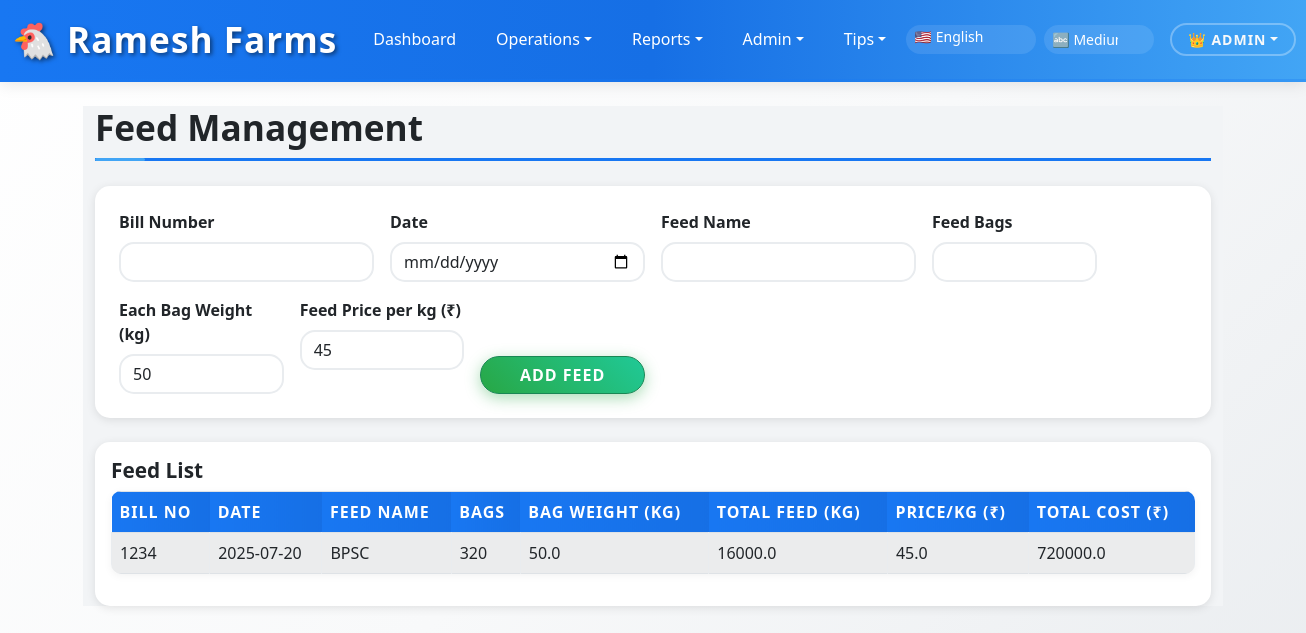
/feed_management (signed in), run on the app's committed database.
### app.py (models this page shows)
class Feed(db.Model):
    id = db.Column(db.Integer, primary_key=True)
    cycle_id = db.Column(db.Integer, nullable=True)  # Allow null for existing data
    bill_number = db.Column(db.String(50))
    date = db.Column(db.String(20))
    feed_name = db.Column(db.String(120))
    feed_bags = db.Column(db.Integer, default=0)
    bag_weight = db.Column(db.Float, default=50.0)
    total_feed_kg = db.Column(db.Float, default=0.0)
    price_per_kg = db.Column(db.Float, default=0.0)
    total_cost = db.Column(db.Float, default=0.0)
    feed_ext1 = db.Column(db.String(500), nullable=True)  # For feed management screen extensions
    feed_ext2 = db.Column(db.String(500), nullable=True)
    feed_ext3 = db.Column(db.Float, nullable=True)
    feed_ext4 = db.Column(db.Float, nullable=True)

### app.py (the view, shortened to what this page needs)
@app.route('/feed_management', methods=['GET', 'POST'])
@login_required
def feed_management():
    cycle = get_active_cycle()
    if not cycle:
        return redirect(url_for('setup'))
    feeds = Feed.query.filter_by(cycle_id=cycle.id).order_by(Feed.date.desc()).all()
    total_cost = sum(f.total_cost for f in feeds)
    return render_template('feed_management.html', feeds=feeds, total_cost=total_cost, cycle=cycle)

### app.py (called while the page is built)
def login_required(f):
    @wraps(f)
    def decorated_function(*args, **kwargs):
        if 'user_id' not in session:
            return redirect(url_for('login'))
        return f(*args, **kwargs)
    return decorated_function

def get_active_cycle():
    return Cycle.query.filter_by(status='active').order_by(Cycle.id.desc()).first()

### templates/feed_management.html (shortened to what this page needs)
{% extends 'base.html' %}
{% block content %}
<h2 data-i18n="feed_management_title">Feed Management</h2>
<div class="card p-4 mb-4">
  <form method="POST" class="row g-3">
    <div class="col-md-3">
      <label for="bill_number" class="form-label" data-i18n="feed_bill_no">Bill Number</label>
      <input id="bill_number" name="bill_number" type="text" class="form-control" required>
    </div>
    <div class="col-md-3">
      <label for="date" class="form-label" data-i18n="feed_date">Date</label>
      <input id="date" name="date" type="date" class="form-control" value="{{ current_date }}" required>
    </div>
    <div class="col-md-3">
      <label for="feed_name" class="form-label" data-i18n="feed_name">Feed Name</label>
      <input id="feed_name" name="feed_name" type="text" class="form-control" required>
    </div>
    <div class="col-md-2">
      <label for="feed_bags" class="form-label" data-i18n="feed_bags">Feed Bags</label>
      <input id="feed_bags" name="feed_bags" type="number" min="1" class="form-control" required>
    </div>
    <div class="col-md-2">
      <label for="bag_weight" class="form-label" data-i18n="feed_bag_weight">Each Bag Weight (kg)</label>
      <input id="bag_weight" name="bag_weight" type="number" step="0.01" class="form-control" value="50" required>
    </div>
    <div class="col-md-2">
      <label for="price_per_kg" class="form-label" data-i18n="feed_price_per_kg">Feed Price per kg (₹)</label>
      <input id="price_per_kg" name="price_per_kg" type="number" step="0.01" class="form-control" value="45" required>
    </div>
    <div class="col-md-2 align-self-end">
      <button type="submit" class="btn btn-success w-100" data-i18n="feed_add_btn">Add Feed</button>
    </div>
  </form>
</div>
<div class="card">
  <div class="card-body">
    <h5 data-i18n="feed_list_header">Feed List</h5>
    <div class="d-none d-md-block">
      <table class="table table-bordered table-striped">
        <thead>
          <tr>
            <th data-i18n="feed_bill_no">Bill No</th>
            <th data-i18n="feed_date">Date</th>
            <th data-i18n="feed_name">Feed Name</th>
            <th data-i18n="feed_bags">Bags</th>
            <th data-i18n="feed_bag_weight">Bag Weight (kg)</th>
            <th data-i18n="feed_total_feed">Total Feed (kg)</th>
            <th data-i18n="feed_price_per_kg">Price/kg (₹)</th>
            <th data-i18n="feed_total_cost">Total Cost (₹)</th>
          </tr>
        </thead>
        <tbody>
          {% for feed in feeds %}
          <tr>
            <td>{{ feed.bill_number }}</td>
            <td>{{ feed.date }}</td>
            <td>{{ feed.feed_name }}</td>
            <td>{{ feed.feed_bags }}</td>
            <td>{{ feed.bag_weight }}</td>
            <td>{{ feed.total_feed_kg }}</td>
            <td>{{ feed.price_per_kg }}</td>
            <td>{{ feed.total_cost }}</td>
          </tr>
          {% endfor %}
        </tbody>
      </table>
    </div>
  </div>
</div>
{% endblock %}

### static/style.css (style rules this page uses)
:root { --fb-blue: #1877f2; --fb-blue-dark: #166fe5; --fb-blue-light: #42a5f5; --fb-light-bg: #f8f9fa; --fb-white: #ffffff; --fb-light-gray: #e9ecef; --fb-text-dark: #212529; --fb-text-muted: #6c757d; --fb-glow: rgba(24, 119, 242, 0.3); --fb-shadow: rgba(24, 119, 242, 0.15); }
body.font-size-medium { font-size: 1rem !important; }
body.font-size-medium h2 { font-size: 2.2rem !important; }
body.font-size-medium h5 { font-size: 1.3rem !important; }
* { box-sizing: border-box; }
body { padding-bottom: 60px; background: linear-gradient(135deg, var(--fb-white) 0%, var(--fb-light-bg) 50%, var(--fb-light-gray) 100%); min-height: 100vh; color: var(--fb-text-dark); font-family: 'Segoe UI', Tahoma, Geneva, Verdana, sans-serif; }
body.lang-en { font-family: 'Segoe UI', Tahoma, Geneva, Verdana, sans-serif; }
.card { border-radius: 15px; background: var(--fb-white); border: 2px solid var(--fb-light-gray); box-shadow: 0 8px 32px rgba(24,119,242,0.1), 0 2px 8px rgba(0,0,0,0.05); transition: all 0.3s ease; position: relative; overflow: hidden; }
.card::before { content: ''; position: absolute; top: 0; left: -100%; width: 100%; height: 100%; background: linear-gradient(90deg, transparent, rgba(24,119,242,0.05), transparent); transition: left 0.5s; }
.card-body, .card .p-3 { position: relative; z-index: 1; }
.form-control, .form-select { background: var(--fb-white); border: 2px solid var(--fb-light-gray); border-radius: 10px; color: var(--fb-text-dark); transition: all 0.3s ease; }
.form-control::placeholder { color: var(--fb-text-muted); }
.form-label { color: var(--fb-text-dark); font-weight: 600; margin-bottom: 8px; }
.btn { border-radius: 25px; font-weight: 600; text-transform: uppercase; letter-spacing: 1px; transition: all 0.3s ease; position: relative; overflow: hidden; }
.btn-success { background: linear-gradient(45deg, #28a745, #20c997); box-shadow: 0 4px 15px rgba(40,167,69,0.4); }
.table { color: var(--fb-text-dark); background: var(--fb-white); border-radius: 10px; overflow: hidden; box-shadow: 0 2px 8px rgba(0,0,0,0.05); }
.table th { background: linear-gradient(90deg, var(--fb-blue), var(--fb-blue-dark)); color: #ffffff; border: none; font-weight: 600; text-transform: uppercase; letter-spacing: 1px; }
.table td { border-color: var(--fb-light-gray); vertical-align: middle; }
.table-striped > tbody > tr:nth-of-type(odd) > td { background-color: var(--fb-light-bg); }
h1, h2, h3, h4, h5, h6 { color: var(--fb-text-dark); font-weight: 700; }
h2 { border-bottom: 3px solid var(--fb-blue); padding-bottom: 10px; margin-bottom: 25px; position: relative; }
h2::after { content: ''; position: absolute; bottom: -3px; left: 0; width: 50px; height: 3px; background: var(--fb-blue-light); border-radius: 2px; }
.card { transition: all 0.3s ease; border: none !important; box-shadow: 0 2px 10px rgba(0,0,0,0.1); }
.btn { border-radius: 25px !important; transition: all 0.3s ease; }
.form-control, .form-select { border-radius: 15px !important; border: 2px solid #e9ecef; transition: all 0.3s ease; }

### data on the page
Feed: bill_number "1234", date "2025-07-20", feed_name "BPSC", feed_bags "320", bag_weight "50.0", total_feed_kg "16000.0", price_per_kg "45.0", total_cost "720000.0"

### other printed values
{{ session.username }} "ADMIN"
